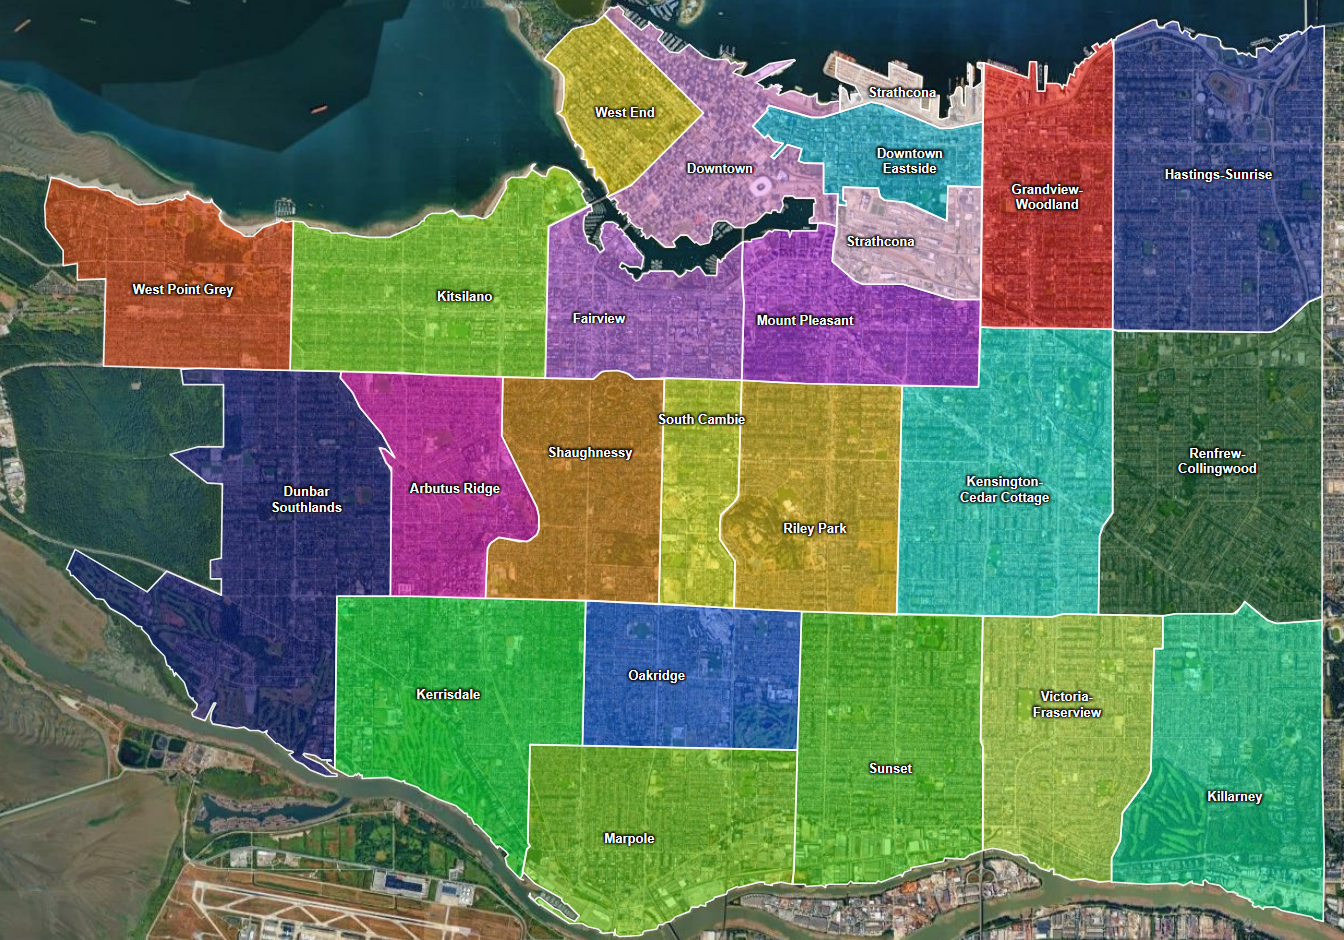

The Python source for this figure:

import os
import html
from pathlib import Path

import requests
import geopandas as gpd
import folium
import matplotlib.pyplot as plt
from dotenv import load_dotenv

from shapely.ops import polylabel
from shapely.geometry import MultiPolygon


# ==========================================
# 1. CONFIGURATION
# ==========================================

BASE_DIR = Path(__file__).resolve().parent

INPUT_FILE = BASE_DIR / "data/input/neighbourhoods.geojson"
OUTPUT_FILE = BASE_DIR / "regions_map.html"

# Load API key from .env
load_dotenv(BASE_DIR / ".env")

GOOGLE_API_KEY = os.getenv("GOOGLE_MAPS_API_KEY")

if not GOOGLE_API_KEY:
    raise ValueError(
        "Google Maps API key not found. Check your .env file."
    )

# Your GeoJSON neighbourhood column
NAME_COLUMN = "neighbourhood"

# Polygon settings
FILL_OPACITY = 0.48
BORDER_COLOR = "white"
BORDER_WEIGHT = 1.5

# Label settings
LABEL_FONT_SIZE = 12


# ==========================================
# 2. LOAD GEOJSON
# ==========================================

gdf = gpd.read_file(INPUT_FILE)

print("Available columns:", gdf.columns.tolist())
print("Total regions:", len(gdf))

if gdf.empty:
    raise ValueError("GeoJSON contains no regions.")

if NAME_COLUMN not in gdf.columns:
    raise ValueError(
        f"Missing column '{NAME_COLUMN}'. "
        f"Available columns: {gdf.columns.tolist()}"
    )

# Ensure WGS84 coordinates
if gdf.crs is None:
    gdf = gdf.set_crs("EPSG:4326")

gdf = gdf.to_crs("EPSG:4326")

print("Neighbourhood name column:", NAME_COLUMN)


# ==========================================
# 3. GENERATE REGION COLOURS
# ==========================================

num_regions = len(gdf)

cmap = plt.get_cmap("gist_ncar", num_regions)

colors = [
    "#%02x%02x%02x" % tuple(
        int(v * 255) for v in cmap(i)[:3]
    )
    for i in range(num_regions)
]


# ==========================================
# 4. CREATE GOOGLE SATELLITE SESSION
# ==========================================

print("\nConnecting to Google Maps...")

try:
    response = requests.post(
        "https://tile.googleapis.com/v1/createSession",
        params={
            "key": GOOGLE_API_KEY
        },
        json={
            "mapType": "satellite",
            "language": "en-US",
            "region": "CA"
        },
        timeout=30
    )

except requests.exceptions.RequestException as e:
    print("\nNetwork error connecting to Google Maps.")
    print("Error type:", type(e).__name__)
    raise SystemExit(1)


# ==========================================
# 5. HANDLE GOOGLE API ERRORS
# ==========================================

if not response.ok:

    print("\n====================================")
    print("GOOGLE MAPS API ERROR")
    print("====================================")

    print("HTTP Status:", response.status_code)

    try:
        error_data = response.json()
        error = error_data.get("error", {})

        print("Status:", error.get("status", "Unknown"))
        print("Message:", error.get("message", "Unknown"))

    except ValueError:
        print("Google returned a non-JSON error response.")

    print("\nPossible causes:")
    print("1. Map Tiles API is not enabled.")
    print("2. Billing is not enabled.")
    print("3. API key restrictions prevent access.")
    print("4. API key is invalid or revoked.")

    print("====================================")

    raise SystemExit(1)


session_data = response.json()
session_token = session_data["session"]

print("Google satellite session created successfully!")


# ==========================================
# 6. INITIALIZE FOLIUM MAP
# ==========================================

m = folium.Map(
    location=[49.25, -123.12],
    zoom_start=12,
    tiles=None,
    control_scale=True,
    zoom_control=True
)


# ==========================================
# 7. ADD GOOGLE SATELLITE IMAGERY
# ==========================================

google_tiles = (
    "https://tile.googleapis.com/v1/2dtiles/"
    "{z}/{x}/{y}"
    f"?session={session_token}&key={GOOGLE_API_KEY}"
)

folium.TileLayer(
    tiles=google_tiles,
    attr="Google Maps",
    name="Google Satellite",
    overlay=False,
    control=True,
    max_zoom=20
).add_to(m)


# ==========================================
# 8. CREATE MAP LAYERS
# ==========================================

regions_layer = folium.FeatureGroup(
    name="Neighbourhood Regions",
    show=True
)

labels_layer = folium.FeatureGroup(
    name="Neighbourhood Names",
    show=True
)


# ==========================================
# 9. DRAW ALL NEIGHBOURHOODS
# ==========================================

for i, (_, row) in enumerate(gdf.iterrows()):

    geometry = row.geometry

    if geometry is None or geometry.is_empty:
        continue

    color = colors[i]

    name = str(row[NAME_COLUMN])

    print(f"Adding region {i + 1}: {name}")

    # --------------------------------------
    # Draw coloured polygon
    # --------------------------------------

    folium.GeoJson(
        geometry.__geo_interface__,

        style_function=lambda feature, c=color: {
            "fillColor": c,
            "fillOpacity": FILL_OPACITY,
            "color": BORDER_COLOR,
            "weight": BORDER_WEIGHT,
            "opacity": 0.9
        },

        highlight_function=lambda feature, c=color: {
            "fillColor": c,
            "fillOpacity": 0.7,
            "color": "yellow",
            "weight": 2.5
        },

        tooltip=folium.Tooltip(
            html.escape(name),
            sticky=True
        )

    ).add_to(regions_layer)

    # --------------------------------------
    # Calculate label position
    # --------------------------------------

    # Choose the largest polygon for MultiPolygon regions
    if isinstance(geometry, MultiPolygon):
        label_polygon = max(
            geometry.geoms,
            key=lambda polygon: polygon.area
        )
    else:
        label_polygon = geometry

    # Project to a local metric CRS for label placement
    label_series = gpd.GeoSeries(
        [label_polygon],
        crs="EPSG:4326"
    ).to_crs("EPSG:26910")

    # Find the most interior point
    center_projected = polylabel(
        label_series.iloc[0],
        tolerance=10
    )

    # Convert back to latitude/longitude
    center = gpd.GeoSeries(
        [center_projected],
        crs="EPSG:26910"
    ).to_crs("EPSG:4326").iloc[0]

    latitude = center.y
    longitude = center.x

    # --------------------------------------
    # Add neighbourhood name
    # --------------------------------------
    
    label_html = f"""
    <div style="
        transform: translate(-50%, -50%);
        font-family: Arial, sans-serif;
        font-size: {LABEL_FONT_SIZE}px;
        font-weight: bold;
        color: white;
        text-align: center;
        white-space: normal;
        width: 100px;
        line-height: 1.2;
        pointer-events: none;
        text-shadow:
            -1px -1px 2px black,
            1px -1px 2px black,
            -1px  1px 2px black,
            1px  1px 2px black;
    ">
        {html.escape(name)}
    </div>
    """

    folium.Marker(
        location=[latitude, longitude],
        icon=folium.DivIcon(
            icon_size=(0, 0),
            icon_anchor=(0, 0),
            html=label_html
        )
    ).add_to(labels_layer)


# ==========================================
# 10. ADD LAYERS TO MAP
# ==========================================

regions_layer.add_to(m)
labels_layer.add_to(m)


# ==========================================
# 11. FIT MAP TO ALL NEIGHBOURHOODS
# ==========================================

minx, miny, maxx, maxy = gdf.total_bounds

m.fit_bounds([
    [miny, minx],
    [maxy, maxx]
])


# ==========================================
# 12. ADD LAYER CONTROL
# ==========================================

folium.LayerControl(
    collapsed=False
).add_to(m)


# ==========================================
# 13. SAVE HTML MAP
# ==========================================

m.save(str(OUTPUT_FILE))

print()
print("====================================")
print("MAP GENERATED SUCCESSFULLY")
print("====================================")
print(f"Total regions: {num_regions}")
print(f"Output: {OUTPUT_FILE}")
print("====================================")
